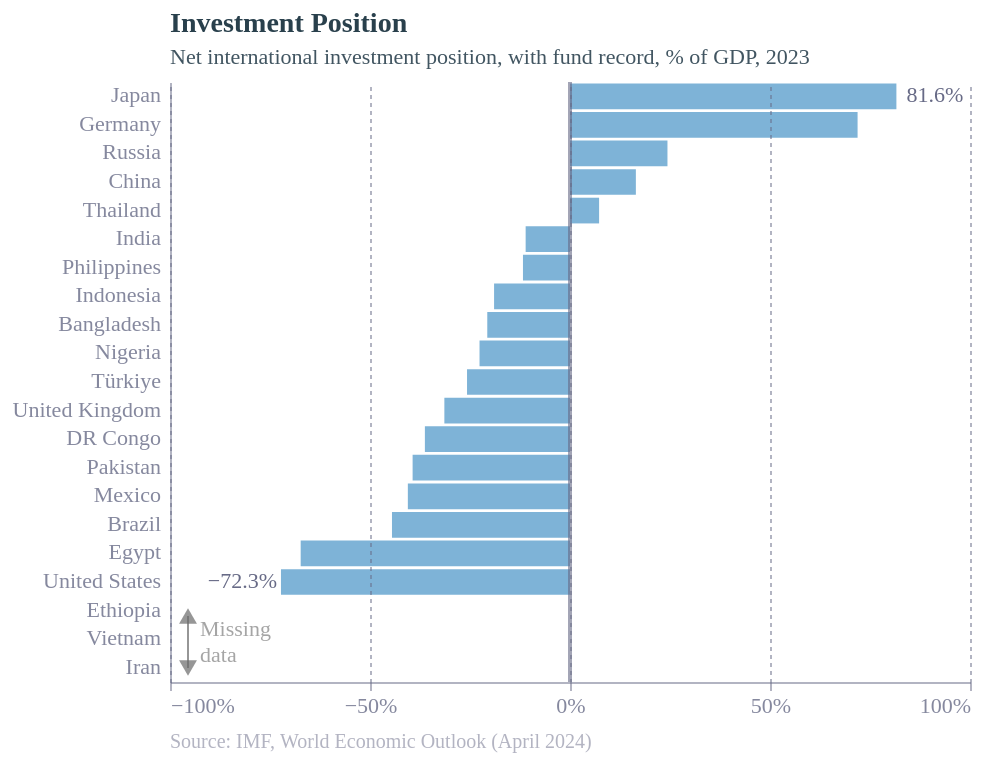

This figure's Vega-Lite source:
### Vega-Lite specification from a JSON file in a GitHub repository (floating-point values rounded to 4 significant figures)
{"config": {"font": "Circular Std", "text": {"color": "#676A86", "align": "left", "baseline": "middle", "dx": 7, "dy": 0, "fontSize": 11}, "view": {"stroke": null, "continuousWidth": 400, "continuousHeight": 300, "discreteWidth": 400, "discreteHeight": 300}, "bar": {"color": "#179fdb"}, "line": {"color": "#e6224b"}, "rule": {"color": "#676A86"}, "point": {"filled": true, "size": 80, "color": "#e6224b", "opacity": 0.95}, "geoshape": {"stroke": "white", "strokeWidth": 0.3}, "rect": {"fill": "#d6d4d4", "opacity": 0.3}, "axis": {"labelColor": "#676A86", "labelFontSize": 11, "labelFont": "Circular Std", "labelOpacity": 0.8, "tickColor": "#676A86", "tickOpacity": 0.5, "domainColor": "#676A86", "domainOpacity": 0.5, "gridColor": "#676A86", "gridDash": [2, 2], "gridOpacity": 0.5, "title": null, "titleColor": "#676A86", "titleOpacity": 0.8, "tickSize": 4}, "axisXDiscrete": {"grid": false, "labelAngle": 0, "tickCount": 10, "tickOpacity": 0.5, "title": null}, "axisYDiscrete": {"ticks": false, "labelPadding": 5}, "axisXTemporal": {"grid": false, "ticks": true}, "axisXQuantitative": {"grid": true}, "axisYQuantitative": {"gridColor": "#676A86", "gridDash": [1, 5], "gridOpacity": 0.5, "ticks": false, "labelPadding": 5, "tickCount": 8, "titleAngle": 0, "titleAlign": "left", "titleBaseline": "bottom", "titleX": 0, "titleY": -5}, "title": {"color": "#122b39E6", "subtitleColor": "#122b39CC", "font": "Circular Std", "subtitleFont": "Circular Std", "anchor": "start", "fontSize": 14, "subtitleFontSize": 11, "subtitlePadding": 4, "offset": 6, "frame": "group"}, "legend": {"titleColor": "#122b39", "title": null, "labelColor": "#122b39", "labelFontSize": 11}}, "layer": [{"data": {"name": "data-c63a41a698bfd1a15046c75a30e2c97a"}, "mark": {"type": "bar", "color": "rgb(126,179,215)"}, "encoding": {"x": {"axis": {"zindex": 1, "tickCount": 6, "format": "%"}, "field": "Value", "scale": {"padding": 35}, "type": "quantitative"}, "y": {"field": "Country", "sort": "-x", "type": "nominal"}}, "title": {"text": "Investment Position", "subtitle": ["Net international investment position, with fund record, % of GDP, 2023"]}, "transform": [{"calculate": "format(datum.Value, \".1%\")", "as": "text_label"}]}, {"data": {"name": "data-d285a7403ed98ae579761d64a864032b"}, "mark": {"type": "text", "align": "left", "dx": 0, "dy": 0, "fontSize": 10, "opacity": 0.5, "text": "Source: IMF, World Economic Outlook (April 2024)"}, "encoding": {"x": {"value": 0}, "y": {"value": 330}}}, {"data": {"name": "data-c63a41a698bfd1a15046c75a30e2c97a"}, "mark": {"type": "text", "align": {"expr": "datum.Value < 0 ? \"right\" : \"left\""}, "baseline": "middle", "dx": {"expr": "datum.Value < 0 ? -2 : 5"}}, "encoding": {"opacity": {"condition": {"test": {"field": "ISO3", "oneOf": ["JPN", "USA"]}, "value": 1}, "value": 0}, "text": {"field": "text_label", "type": "nominal"}, "x": {"axis": {"zindex": 1, "tickCount": 6, "format": "%"}, "field": "Value", "scale": {"padding": 35}, "type": "quantitative"}, "y": {"field": "Country", "sort": "-x", "type": "nominal"}}, "title": {"text": "Investment Position", "subtitle": ["Net international investment position, with fund record, % of GDP, 2023"]}, "transform": [{"calculate": "format(datum.Value, \".1%\")", "as": "text_label"}]}, {"layer": [{"mark": {"type": "rule", "color": "dimgrey", "opacity": 0.7}, "encoding": {"x": {"value": 9}, "y": {"value": 267}, "y2": {"value": 293}}}, {"mark": {"type": "point", "color": "dimgrey", "opacity": 0.7, "shape": "triangle-up"}, "encoding": {"x": {"value": 9}, "y": {"value": 267}}}, {"mark": {"type": "point", "color": "dimgrey", "opacity": 0.7, "shape": "triangle-down"}, "encoding": {"x": {"value": 9}, "y": {"value": 293}}}, {"mark": {"type": "text", "align": "left", "color": "dimgrey", "dx": 6, "dy": -6, "lineBreak": "\n", "opacity": 0.6}, "encoding": {"text": {"value": "Missing\ndata"}, "x": {"value": 9}, "y": {"value": 280.0}}}], "data": {"name": "data-1bfe8cbde6452f2dc115a7e224ce2bfe"}}, {"data": {"name": "data-a0a55d106695e8d630baff0f16eee66d"}, "mark": {"type": "rule", "opacity": 0.6, "size": 2}, "encoding": {"x": {"field": "y", "type": "quantitative"}}}], "height": 300, "width": 400, "$schema": "https://vega.github.io/schema/vega-lite/v5.17.0.json", "datasets": {"data-c63a41a698bfd1a15046c75a30e2c97a": [{"Country": "DR Congo", "ISO3": "COD", "Year": "2020", "NIIP": -24.4, "GDP": 67.27, "Value": -0.3628}, {"Country": "Russia", "ISO3": "RUS", "Year": "2021", "NIIP": 486.6, "GDP": 1997.0, "Value": 0.2437}, {"Country": "Pakistan", "ISO3": "PAK", "Year": "2022", "NIIP": -133.1, "GDP": 338.2, "Value": -0.3935}, {"Country": "Bangladesh", "ISO3": "BGD", "Year": "2023", "NIIP": -92.31, "GDP": 446.3, "Value": -0.2068}, {"Country": "Brazil", "ISO3": "BRA", "Year": "2023", "NIIP": -967.4, "GDP": 2174.0, "Value": -0.4451}, {"Country": "China", "ISO3": "CHN", "Year": "2023", "NIIP": 2908.0, "GDP": 17660.0, "Value": 0.1647}, {"Country": "Egypt", "ISO3": "EGY", "Year": "2023", "NIIP": -265.2, "GDP": 393.9, "Value": -0.6733}, {"Country": "Germany", "ISO3": "DEU", "Year": "2023", "NIIP": 3205.0, "GDP": 4457.0, "Value": 0.7189}, {"Country": "India", "ISO3": "IND", "Year": "2023", "NIIP": -396.1, "GDP": 3572.0, "Value": -0.1109}, {"Country": "Indonesia", "ISO3": "IDN", "Year": "2023", "NIIP": -260.3, "GDP": 1371.0, "Value": -0.1898}, {"Country": "Japan", "ISO3": "JPN", "Year": "2023", "NIIP": 3438.0, "GDP": 4213.0, "Value": 0.816}, {"Country": "Mexico", "ISO3": "MEX", "Year": "2023", "NIIP": -725.2, "GDP": 1789.0, "Value": -0.4054}, {"Country": "Nigeria", "ISO3": "NGA", "Year": "2023", "NIIP": -84.81, "GDP": 374.9, "Value": -0.2262}, {"Country": "Philippines", "ISO3": "PHL", "Year": "2023", "NIIP": -51.34, "GDP": 436.6, "Value": -0.1176}, {"Country": "Thailand", "ISO3": "THA", "Year": "2023", "NIIP": 37.46, "GDP": 514.9, "Value": 0.07275}, {"Country": "Türkiye", "ISO3": "TUR", "Year": "2023", "NIIP": -285.3, "GDP": 1108.0, "Value": -0.2574}, {"Country": "United Kingdom", "ISO3": "GBR", "Year": "2023", "NIIP": -1051.0, "GDP": 3345.0, "Value": -0.3141}, {"Country": "United States", "ISO3": "USA", "Year": "2023", "NIIP": -19770.0, "GDP": 27360.0, "Value": -0.7226}, {"Country": "Ethiopia", "ISO3": "ETH", "Year": null, "NIIP": null, "GDP": null, "Value": null}, {"Country": "Vietnam", "ISO3": "VNM", "Year": null, "NIIP": null, "GDP": null, "Value": null}, {"Country": "Iran", "ISO3": "IRN", "Year": null, "NIIP": null, "GDP": null, "Value": null}], "data-d285a7403ed98ae579761d64a864032b": [{"x": 0}], "data-1bfe8cbde6452f2dc115a7e224ce2bfe": [{"x": -0.68}], "data-a0a55d106695e8d630baff0f16eee66d": [{"y": 0}]}}
